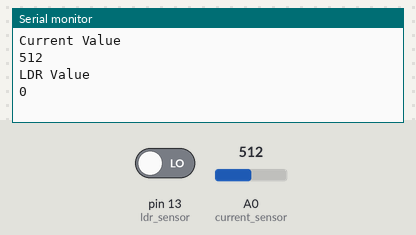
A sketch run on a simulated Arduino Uno, built with avr-gcc and run on an emulated ATmega328P. On the bench: the last lines printed to the serial monitor. The test bench sets the inputs (shaded band); at power-on: A0 (current_sensor) = 512, pin 13 (ldr_sensor) LOW.

Above: at 1.8 s.
1.9 s: A0 (current_sensor) set to 716
At 3.3 s:
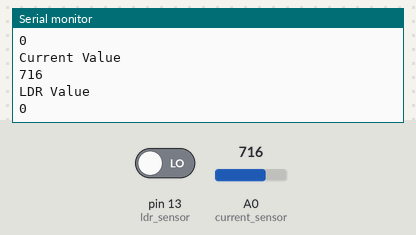
3.4 s: pin 13 (ldr_sensor) driven HIGH
4.9 s: A0 (current_sensor) set to 900
At 5.7 s:
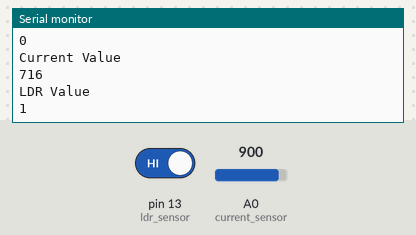
Timing chart, 0 to 7.9 s (numbered marks = the images above; inputs shaded):
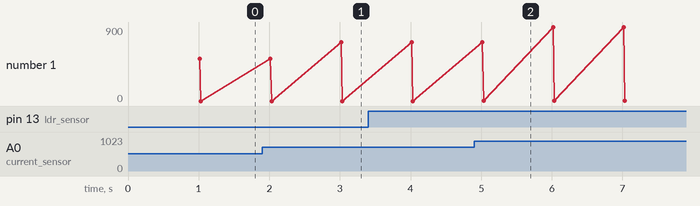

Measured:
- after the input at 1.9 s, the serial monitor: prints a new line after 1.1 s (image 1)

The sketch:

solar_system.ino
```cpp
#define ldr_sensor 13
#define current_sensor A0

void setup() {
  // put your setup code here, to run once:
  Serial.begin(9600);
  pinMode(ldr_sensor,INPUT);
  pinMode(current_sensor,INPUT);

}

void loop() {
  // put your main code here, to run repeatedly:
  int ldr_value=digitalRead(ldr_sensor);
  int current_value=analogRead(current_sensor);
  delay(1000);

  Serial.println("Current Value");
  Serial.println(current_value);

  Serial.println("LDR Value");
  Serial.println(ldr_value);

}
```
